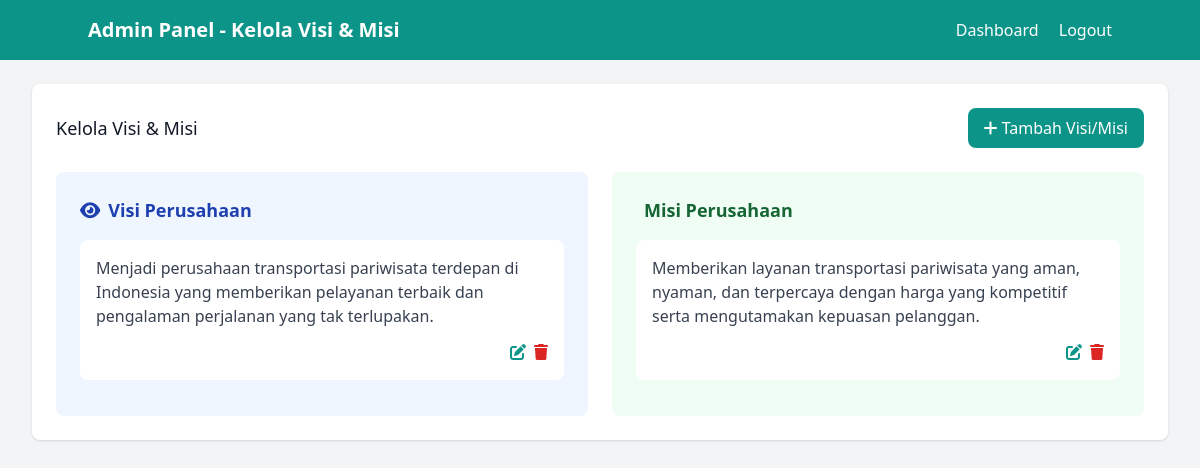
Page /admin/manage_vision_mission.php (signed in) on the committed database.
### tables this page shows
CREATE TABLE vision_mission (
    id INT PRIMARY KEY AUTO_INCREMENT,
    type ENUM('vision', 'mission') NOT NULL,
    content TEXT NOT NULL,
    created_at TIMESTAMP DEFAULT CURRENT_TIMESTAMP,
    updated_at TIMESTAMP DEFAULT CURRENT_TIMESTAMP ON UPDATE CURRENT_TIMESTAMP
);

### admin/manage_vision_mission.php (the view, shortened to what this page needs)
<?php
$database = new Database();
$db = $database->getConnection();
$action = $_GET['action'] ?? 'list';
if ($action === 'list') {
    $stmt = $db->prepare("SELECT * FROM vision_mission ORDER BY type, created_at DESC");
    $stmt->execute();
    $vision_missions = $stmt->fetchAll(PDO::FETCH_ASSOC);
}
?>
<!DOCTYPE html>
<html lang="id">
<head>
    <script src="https://cdn.tailwindcss.com"></script>
    <link rel="stylesheet" href="https://cdnjs.cloudflare.com/ajax/libs/font-awesome/6.0.0/css/all.min.css">
</head>
<body class="bg-gray-100">
    <nav class="bg-turquoise-600 text-white p-4">
        <div class="container mx-auto flex justify-between items-center">
            <h1 class="text-xl font-bold">Admin Panel - Kelola Visi & Misi</h1>
            <div class="space-x-4">
                <a href="dashboard.php" class="hover:text-turquoise-200">Dashboard</a>
                <a href="logout.php" class="hover:text-turquoise-200">Logout</a>
            </div>
        </div>
    </nav>
    <div class="max-w-7xl mx-auto py-6 px-4 sm:px-6 lg:px-8">
        <div class="bg-white shadow rounded-lg">
            <div class="px-4 py-5 sm:p-6">
                <div class="flex justify-between items-center mb-6">
                    <h3 class="text-lg leading-6 font-medium text-gray-900">
                        <?php
                        if ($action === 'add') echo 'Tambah Visi/Misi Baru';
                        elseif ($action === 'edit') echo 'Edit Visi/Misi';
                        else echo 'Kelola Visi & Misi';
                        ?>
                    </h3>
                    <?php if ($action === 'list'): ?>
                    <a href="?action=add" class="bg-turquoise-600 text-white px-4 py-2 rounded-lg hover:bg-turquoise-700">
                        <i class="fas fa-plus"></i> Tambah Visi/Misi
                    </a>
                    <?php else: ?>
                    <a href="?action=list" class="bg-gray-600 text-white px-4 py-2 rounded-lg hover:bg-gray-700">
                        <i class="fas fa-arrow-left"></i> Kembali
                    </a>
                    <?php endif; ?>
                </div>
                <?php if ($action === 'list'): ?>
                <div class="grid grid-cols-1 md:grid-cols-2 gap-6">
                    <?php
                    $visions = array_filter($vision_missions, function($vm) { return $vm['type'] === 'vision'; });
                    $missions = array_filter($vision_missions, function($vm) { return $vm['type'] === 'mission'; });
                    ?>
                    <div class="bg-blue-50 rounded-lg p-6">
                        <h4 class="text-lg font-semibold text-blue-800 mb-4">
                            <i class="fas fa-eye mr-2"></i>Visi Perusahaan
                        </h4>
                        <?php foreach ($visions as $vision): ?>
                        <div class="bg-white rounded-lg p-4 mb-3 relative">
                            <p class="text-gray-700 mb-3"><?php echo nl2br(htmlspecialchars($vision['content'])); ?></p>
                            <div class="flex justify-end space-x-2">
                                <a href="?action=edit&id=<?php echo $vision['id']; ?>" class="text-turquoise-600 hover:text-turquoise-900">
                                    <i class="fas fa-edit"></i>
                                </a>
                                <a href="?delete=<?php echo $vision['id']; ?>" class="text-red-600 hover:text-red-900"
                                   onclick="return confirm('Yakin ingin menghapus visi ini?')">
                                    <i class="fas fa-trash"></i>
                                </a>
                            </div>
                        </div>
                        <?php endforeach; ?>
                    </div>
                    <div class="bg-green-50 rounded-lg p-6">
                        <h4 class="text-lg font-semibold text-green-800 mb-4">
                            <i class="fas fa-target mr-2"></i>Misi Perusahaan
                        </h4>
                        <?php foreach ($missions as $mission): ?>
                        <div class="bg-white rounded-lg p-4 mb-3 relative">
                            <p class="text-gray-700 mb-3"><?php echo nl2br(htmlspecialchars($mission['content'])); ?></p>
                            <div class="flex justify-end space-x-2">
                                <a href="?action=edit&id=<?php echo $mission['id']; ?>" class="text-turquoise-600 hover:text-turquoise-900">
                                    <i class="fas fa-edit"></i>
                                </a>
                                <a href="?delete=<?php echo $mission['id']; ?>" class="text-red-600 hover:text-red-900"
                                   onclick="return confirm('Yakin ingin menghapus misi ini?')">
                                    <i class="fas fa-trash"></i>
                                </a>
                            </div>
                        </div>
                        <?php endforeach; ?>
                    </div>
                </div>
                <?php endif; ?>
            </div>
        </div>
    </div>
</body>
</html>

### rows in the picture
vision_mission: content "Menjadi perusahaan transportasi pariwisata terdepan di Indonesia yang memberikan pelayanan terbaik dan pengalaman perjalanan yang tak terlupakan."
vision_mission: content "Memberikan layanan transportasi pariwisata yang aman, nyaman, dan terpercaya dengan harga yang kompetitif serta mengutamakan kepuasan pelanggan."
